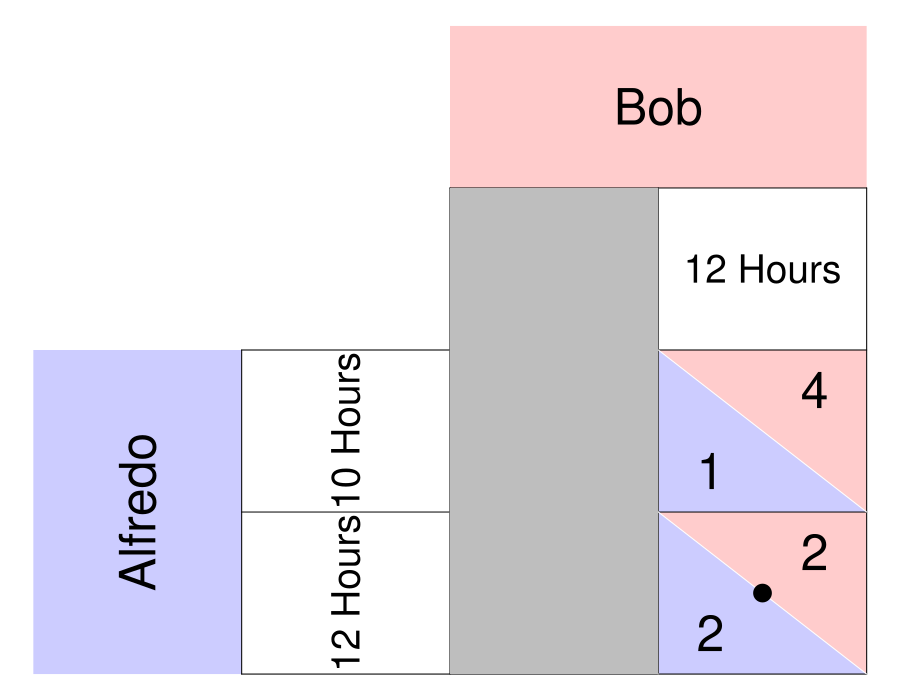

Generate this figure with R:
require(ggplot2)
require(shape)
pdf(file = "society/matrix_fishermen_bestresponse_step2.pdf", width = 9, height = 7)

par(mar =  c(0, 0, 0, 0))
xlims <- c(0, 8)
ylims <- c(0, 8)

#TextSizes
PlayerSize <- 3
StratSize <- 2.3
PayoffSize <- 3
p1fadelevel <- 0.2
p2fadelevel <- 0.2

#Payoffs are listed as c("NW", "SW", "NE", "SE")

#Considerations for Player 1
P1Name <- c("Alfredo")
P1Strat <- c("10 Hours", "12 Hours")
P1Payoffs <- c("3", "4", "1", "2")
P1BR1 <- c("SW") #Must be NW or SW - the BR prints accordingly. 
P1BR2 <- c("SE") #Must be NE or SE - the BR prints accordingly. 
P1bestsize <- 2.5 #Adjusts size of point indicating best response of P1
#NW = (5, 3); SW = (5,1); NE = (7, 3); SE = (7, 1)

#Considerations for Player 2
P2Name <- c("Bob")
P2Strat <- c("10 Hours", "12 Hours")
P2Payoffs <- c("3", "1", "4", "2")
P2BR1 <- c("NE") #Must be NW or SW - the BR prints accordingly. 
P2BR2 <- c("SE") #Must be NE or SE - the BR prints accordingly. 
P2bestsize <- 4 #Adjusts size of circle indicating best response of P1

plot(0, 0, xlim = xlims, ylim = ylims, type = "n",
     xlab = expression(""),
     ylab = expression(""),
     xaxt = "n", 
     yaxt = "n", 
     cex.lab = 2, 
     bty = "n")



#Color and label for Player 1 and their strategies
polygon(c(0,0,2,2,0), c(0,4,4,0,0), col=rgb(0, 0, 1, p1fadelevel), density=NULL, border = NA)
text(1, 2, P1Name[1], srt = 90, cex = PlayerSize)

text(3, 3, P1Strat[1], cex = StratSize, srt = 90)
text(3, 1, P1Strat[2], cex = StratSize, srt = 90)


#Color and label for Player 2
polygon(c(4,4,8,8,4), c(8,6,6,8,8), col=rgb(1, 0, 0, p2fadelevel), density=NULL, border = NA)
text(6, 7, P2Name[1], cex = PlayerSize)

text(5, 5, P2Strat[1], cex = StratSize)
text(7, 5, P2Strat[2], cex = StratSize)

#NorthWest cell 
#P1
polygon(c(4,4,6,4), c(4,2,2,4), col=rgb(0, 0, 1, p1fadelevel), density=NULL, border = NA)
#P2
polygon(c(4,6,6,4), c(4,4,2,4), col=rgb(1, 0, 0, p2fadelevel), density=NULL, border = NA)

#P1
text(4.5, 2.5, P1Payoffs[1], cex = PayoffSize)
#P2
text(5.5, 3.5, P2Payoffs[1], cex = PayoffSize)

#SouthWest cell  
#P1
polygon(c(4,4,6,4), c(2,0,0,2), col=rgb(0, 0, 1, p1fadelevel), density=NULL, border = NA)
#P2
polygon(c(4,6,6,4), c(2,2,0,2), col=rgb(1, 0, 0, p2fadelevel), density=NULL, border = NA)

#P1
text(4.5, 0.5, P1Payoffs[2], cex = PayoffSize)
#P2
text(5.5, 1.5, P2Payoffs[2], cex = PayoffSize)


#NorthEast cell 
#P1
polygon(c(6,6,8,6), c(4,2,2,4), col=rgb(0, 0, 1, p1fadelevel), density=NULL, border = NA)
#P2
polygon(c(6,8,8,6), c(4,4,2,4), col=rgb(1, 0, 0, p2fadelevel), density=NULL, border = NA)
#P1
text(6.5, 2.5, P1Payoffs[3], cex = PayoffSize)
#P2
text(7.5, 3.5, P2Payoffs[3], cex = PayoffSize)

#SouthEast cell 
#P1
polygon(c(6,6,8,6), c(2,0,0,2), col=rgb(0, 0, 1, p1fadelevel), density=NULL, border = NA)
#P2
polygon(c(6,8,8,6), c(2,2,0,2), col=rgb(1, 0, 0, p2fadelevel), density=NULL, border = NA)
#P1
text(6.5, 0.5, P1Payoffs[4], cex = PayoffSize)
#P2
text(7.5, 1.5, P2Payoffs[4], cex = PayoffSize)


#Lines for the Table
segments(8, 0, 8, 6, lty = 1, col = "black")
segments(4, 6, 8, 6, lty = 1, col = "black")
segments(2, 0, 2, 4, lty = 1, col = "black")
segments(2, 0, 8, 0, lty = 1, col = "black")
segments(2, 4, 8, 4, lty = 1, col = "black")
segments(4, 0, 4, 6, lty = 1, col = "black")
segments(2, 2, 8, 2, lty = 1, col = "black")
segments(6, 0, 6, 6, lty = 1, col = "black")

#Diagonals
#NW
segments(4, 4, 6, 2, lty = 1, col = "white")
#NE
segments(6, 4, 8, 2, lty = 1, col = "white")
#SW
segments(4, 2, 6, 0, lty = 1, col = "white")
#Se
segments(6, 2, 8, 0, lty = 1, col = "white")


#Best responses 
#P1 
if (P1BR1[1] == "NW"){
  points(5, 3, pch = 16, col = "black", cex = P1bestsize)
} else{points(5, 1, pch = 16, col = "black", cex = P1bestsize)
}

if (P1BR2[1] == "NE"){
  points(7, 3, pch = 16, col = "black", cex = P1bestsize)
} else{points(7, 1, pch = 16, col = "black", cex = P1bestsize)
}


#P2
# if (P2BR1[1] == "NW"){
#   points(5, 3, pch = 1, col = "black", cex = P2bestsize)
# } else{points(7, 3, pch = 1, col = "black", cex = P2bestsize)
# }
# 
# if (P2BR2[1] == "SW"){
#   points(5, 1, pch = 1, col = "black", cex = P2bestsize)
# } else{points(7, 1, pch = 1, col = "black", cex = P2bestsize)
# }


#Step 1 Polygon:
polygon(c(4,6,6,4,4), c(0,0,6,6,0), col= "gray", density=NULL, border = NA)

dev.off()
